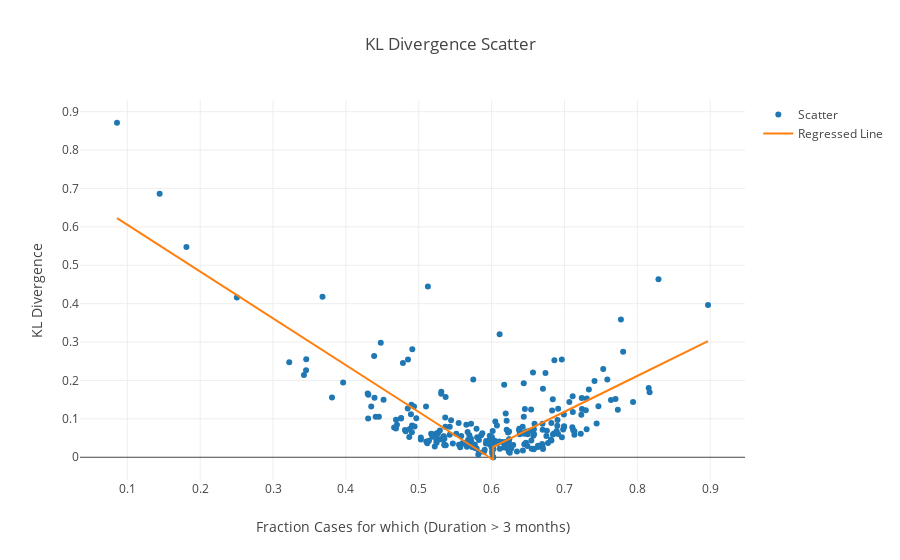

Source (notebook cell):
### Code cell
df1 = pd.read_csv('KL_value_90_lesser_regress.csv')
df2 = pd.read_csv('KL_value_90_greater_regress.csv')

df = pd.concat([df1, df2])
df.reset_index(drop=True, inplace=True)
del df['Unnamed: 0']
# print (df)

trace1 = go.Scatter(
    x = df['Metric'],
    y = df['Distance_Metric'],
    mode = 'markers',
    name = 'Scatter'
)

trace2 = go.Scatter(
    x = df['Metric'],
    y = df['Regress_Output'],
    mode = 'lines',
    name = 'Regressed Line'
)

data = [trace1, trace2]

py.offline.init_notebook_mode(connected=True)

xaxis=dict(title='x Axis')

py.offline.iplot({
    "data": data,
    "layout": go.Layout(title="KL Divergence Scatter (Rho : -0.849, 0.646)", xaxis=dict(title='Fraction Cases for which (Duration > 3 months)'), yaxis=dict(title='KL Divergence'))},
    image ='png',
    image_width = 1000,
    image_height = 600
)

### Figure 1 — Plotly figure (JSON) as saved in the notebook; plotly's stock layout.template omitted (floating-point values rounded to 4 significant figures; data arrays with more than 128 entries replaced by an {"elided": "..."} marker saying what was removed)
{"data": [{"mode": "markers", "name": "Scatter", "type": "scatter", "x": {"elided": "245 float values"}, "y": {"elided": "245 float values"}}, {"mode": "lines", "name": "Regressed Line", "type": "scatter", "x": {"elided": "245 float values"}, "y": {"elided": "245 float values"}}], "layout": {"title": "KL Divergence Scatter", "xaxis": {"title": "Fraction Cases for which (Duration > 3 months)"}, "yaxis": {"title": "KL Divergence"}}}
